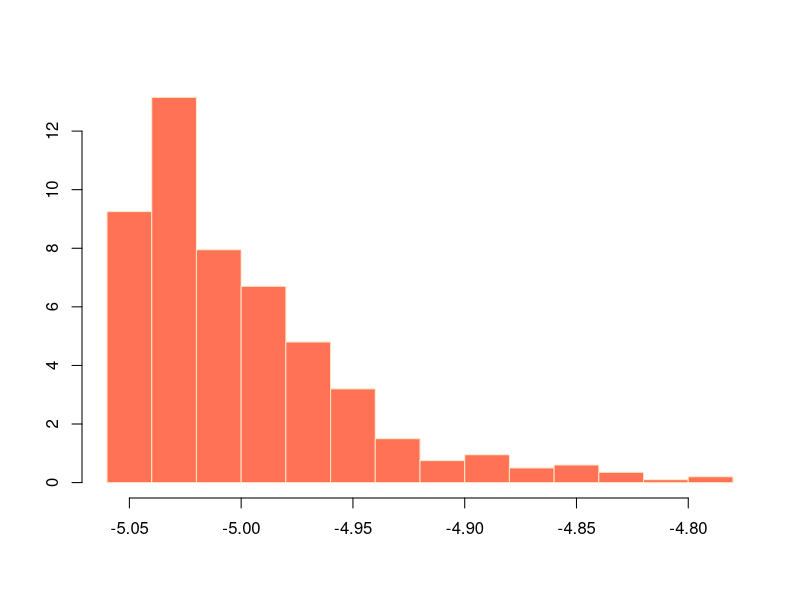
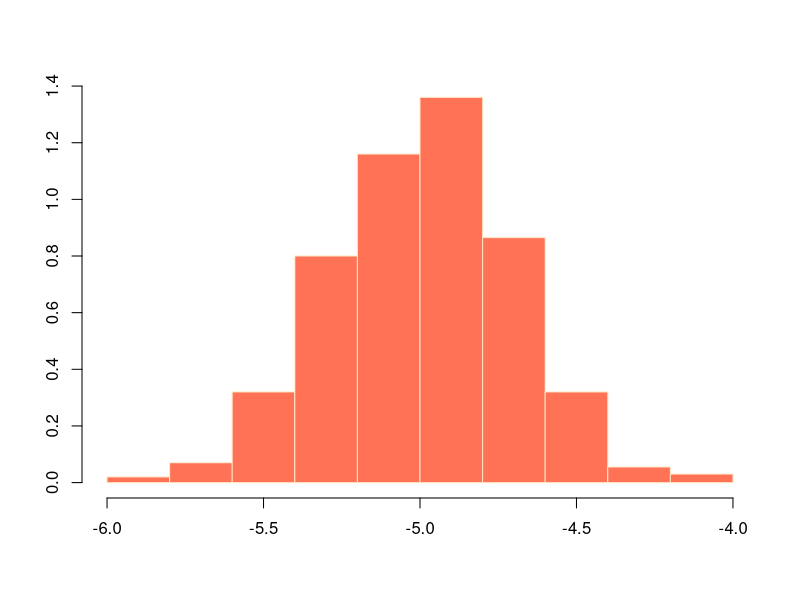

The R script that drew these images, in order:
# Generisemo uzorak iz uniformne U[-5,0] raspodele
n <- 1000
x <- runif(n, -5, 0)

# Ocene parametra theta na osnovu uzorka x
theta1 <- (n + 1) / n * min(x)
theta2 <- 2 * mean(x)

# Hocemo da ocenimo disperzije ovih ocena
ocene <- function(n) {
  x <- runif(n, -5, 0)
  
  theta1 <- (n + 1) / n * min(x)
  theta2 <- 2 * mean(x)
  
  return (c(theta1, theta2))
}

r <- replicate(1000, ocene(100))

# Ocene ocekivanje ocena theta1 i theta2
rowMeans(r)

# Ocene disperzija
var(r[1,])
var(r[2,])

# Poredimo sa teorijskim disperzijama
n <- 100
d1 <- 1 / (n*(n+2)) * (-5)^2
d2 <- 1 / (3*n) * (-5)^2
d1
d2

# Vektor r predstavlja uzorak ocena. Ako hocemo
# da imamo neku sliku o raspodelama tih ocena
# mozemo da nacrtamo njihov histogram
theta1.uzorak <- r[1,]
theta2.uzorak <- r[2,]

library(lattice)
hist (theta1.uzorak, prob =TRUE, 
      xlab ="", ylab ="", 
      col ='coral1', border ='bisque', 
      main="")
hist (theta2.uzorak, prob =TRUE, 
      xlab ="", ylab ="", 
      col ='coral1', border ='bisque', 
      main="")